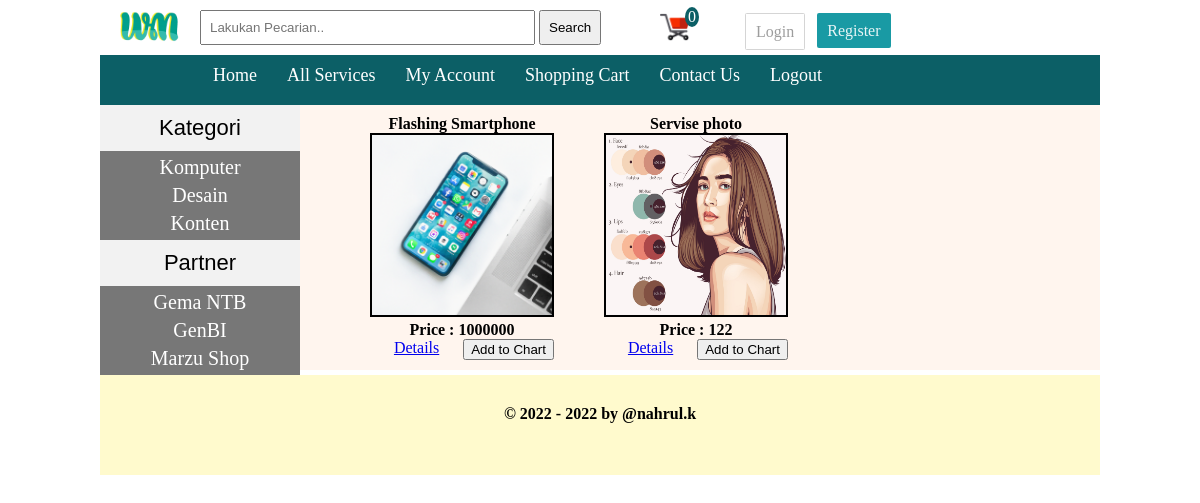
The page /index.php?cat=1 on the database its author committed.
### tables this page shows
CREATE TABLE `categories` (
  `cat_id` int(100) NOT NULL,
  `cat_title` varchar(100) NOT NULL
);

CREATE TABLE `partner` (
  `brand_id` int(100) NOT NULL,
  `brand_title` varchar(250) NOT NULL
);

CREATE TABLE `product` (
  `product_id` int(100) NOT NULL,
  `product_cat` int(100) NOT NULL,
  `product_brand` int(100) NOT NULL,
  `product_title` varchar(255) NOT NULL,
  `product_price` int(100) NOT NULL,
  `product_desc` text NOT NULL,
  `product_image` text NOT NULL,
  `product_keywords` varchar(255) NOT NULL
);

### functions/functions.php (the view, shortened to what this page needs)
<?php
$servername = "localhost";
$username = "root";
$con = new mysqli($servername, $username, "", "warung_media");
function total_items(){
    global $con;
    $ip = get_ip();
    $run_items = mysqli_query($con, "SELECT * from cart where ip_address='$ip'");
    echo $count_items = mysqli_num_rows($run_items);
}
function get_ip() {
    if (!empty($_SERVER['HTTP_CLIENT_IP'])){
        $ip = $_SERVER['HTTP_CLIENT_IP'];
    } elseif(!empty($_SERVER['HTTP_X_FORWARDED_FOR'])){
        $ip = $_SERVER['HTTP_X_FORWARDED_FOR'];
    }else {
        $ip = $_SERVER['REMOTE_ADDR'];
    }
    return $ip;
}
function getCats() {
    global $con;
    $get_cats = "select * from categories";
    $run_cats = mysqli_query($con, $get_cats);
    while($row_cats=mysqli_fetch_array($run_cats)) {
        $cat_id = $row_cats['cat_id'];
        $cat_title = $row_cats['cat_title'];
        echo "<li><a href='index.php?cat=$cat_id'>$cat_title</a></li>";
    };
}
function getPartner(){
    global $con;
    $get_brands = "select * from partner";
    $run_brands = mysqli_query($con, $get_brands);
    while($row_brands=mysqli_fetch_array($run_brands)) {
        $brand_id = $row_brands['brand_id'];
        $brand_title = $row_brands['brand_title'];
        echo "<li><a href='index.php?brand=$brand_id'>$brand_title</a></li>";
    };
}
function getProByCat() {
    global $con;
    if(isset($_GET['cat'])){
        $cat_id = $_GET['cat'];
        $get_cat_pro = "SELECT * from product where product_cat='$cat_id'";
        $run_cat_pro = mysqli_query($con, $get_cat_pro);
        while ($row_cat_pro = mysqli_fetch_array($run_cat_pro)){
            $pro_id = $row_cat_pro['product_id'];
            $pro_title = $row_cat_pro['product_title'];
            $pro_price = $row_cat_pro['product_price'];
            $pro_image = $row_cat_pro['product_image'];
            echo "
            <div id='single_product'>
                <h3>$pro_title</h3>
                <img src='admin_area/product_images/$pro_image' width='180' height='180'>
                <p><b>Price : $pro_price</b></p>
                <a href='details.php?pro_id=$pro_id'>Details</a>
                <a href='index.php?add_cart=$pro_id'>
                    <button style='float:right'> Add to Chart</button>
                </a>
            </div>
            ";
        }
    }
}
?>

### includes/header.php (shortened to what this page needs)
<?php
include ("functions/functions.php");
?>
<!DOCTYPE html>
<html lang="en">
<head>
    <link rel="stylesheet" href="styles/style.css" media="all">
</head>
<body>
<div class="main_wrapper">
       <div class="header_wrapper">
            <div class="header_logo">
                <a href="index.php">
                    <img id="logo" src="images/icon-logo.png" >
                </a>
            </div>
            <div id="form">
                <form action="result.php" method="get" enctype="multipart/form-data">
                    <input type="text" name="user_query" placeholder="Lakukan Pecarian..">
                    <input type="submit" name="search" value="Search">
                </form>
            </div>
            <div class="cart">
                <ul>
                    <li class="dropdown_header_cart">
                        <div id="notification_total_art" class="shopping-cart">
                            <img src="images/cart.png" id="cart_image">
                            <div class="noti_cart_number" style="background: #0c5f66; color: #fff; position: absolute; top: -5px; left: 40px; padding: 1px 3px 1px 3px; border-radius: 100%;">
                            <?php
                            total_items();
                            ?>
                            </div>
                        </div>
                    </li>
                </ul>
            </div>
            <?php if(!isset($_SESSION['user_id'])) { ?>
            <div class="register_login">
                <div class="login"><a href="index.php?action=login">Login</a></div>
                <div class="register"><a href="register.php">Register</a></div>
            </div>
            <?php } ?>
        </div>
        <div class="menubar">
            <ul id="menu">
                <li><a href="index.php">Home</a></li>
                <li><a href="all_products.php">All Services</a></li>
                <li><a href="my_account.php">My Account</a></li>
                <li><a href="cart.php">Shopping Cart</a></li>
                <li><a href="contact.php">Contact Us</a></li>
                <li><a href="logout.php">Logout</a></li>
            </ul>
        </div>

### index.php (shortened to what this page needs)
<?php
include ('includes/header.php');
?>
        <div class="content_wrapper">
            <?php  if(!isset($_GET['action'])) { ?>
            <div id="sidebar">
               <div id="sidebar_title">Kategori</div>
               <ul id="cats">
                <?php
                    getCats();
                ?>
               </ul>
                <div id="sidebar_title">Partner</div>
                <ul id="cats">
                <?php
                    getPartner();
                ?>
                </ul>
           </div>
           <div id="content_area">
               <div id="product_box">
                <?php getProByCat(); ?>
               </div>
           </div>
        <?php }else { ?>
        <?php include('login.php'); } ?>
        </div>
    <?php
    include ('includes/footer.php');
    ?>

### includes/footer.php
<div id="footer">
    <h2 style="text-align : center; padding-top: 30px;">&copy; 2022 - <?php echo date("Y");?> by @nahrul.k</h2>
    </div>
</div>
</body>
</html>

### styles/style.css (style rules this page uses)
html, body, div, span, applet, object, iframe, h1, h2, h3, h4, h5, h6, p, blockquote, pre, a, abbr, acronym, address, big, cite, code, del, dfn, em, img, ins, kbd, q, s, samp, small, strike, strong, sub, sup, tt, var, b, u, i, center, dl, dt, dd, ol, ul, li, fieldset, form, label, legend, table, caption, tbody, tfoot, thead, tr, th, td, article, aside, canvas, details, embed, figure, figcaption, footer, header, hgroup, menu, nav, output, ruby, section, summary, time, mark, audio, video { margin: 0; padding: 0; border: 0; font-size: 100%; vertical-align: baseline; }
.main_wrapper { width: 1000px; height: auto; margin: auto; background-color: #fff; }
.header_wrapper { width: 100%; height: 55px; margin: auto; background: #fff; }
.header_logo { float: left; }
.header_logo img { width: 100px; }
.header_logo a { margin: 0; padding: 0; }
.menubar { width: 1000px; height: 50px; background: #0c5f66; }
.menubar a { color: #fff; }
#sidebar { width: 200px; background: rgba(105, 105, 105, 0.9); float: left; height: auto; }
#sidebar_title { background: rgba(255, 255, 255, 0.9); color: #000; font-size: 22px; font-family: arial; padding: 10px; text-align: center; }
#cats { text-align: center; }
#cats li { list-style: none; margin: 5px; }
#cats a { color: #fff; padding: 8px; margin: 5px; text-align: center; font-size: 20px; text-decoration: none; font-family: Cambria, Cochin, Georgia, Times, 'Times New Roman', serif; }
#menu { padding: 0; margin: 0; line-height: 40px; float: left; }
#menu li { list-style: none; display: inline; }
#menu a { text-decoration: none; padding: 8px; margin: 5px; font-size: 18px; }
#form { float: left; width: 45%; margin-top: 10px; }
#form input { padding: 8px; }
#form input[type=text] { width: 70%; }
.cart { float: left; margin: 5px 10px 0px 15px; cursor: pointer; height: 35px; padding-top: 7px; position: relative; top: 0px; right: 20px; width: 60px; text-align: center; z-index: 1000; }
.cart ul { padding: 0; margin: 0; list-style: none; position: relative; width: auto; z-index: 1; }
.register_login { float: left; width: 150px; margin: 10px 0px 0px 30px; }
.register_login a { text-decoration: none; }
.login a { color: rgba(146, 146, 146, 0.9); }
.register a { color: rgba(255, 255, 255, 0.9); }
.login { position: relative; top: 3px; float: left; height: 35px; right: 20px; line-height: 35px; padding: 0px 10px 0px 10px; margin: 0; color: #a0a0a0; cursor: pointer; position: relative; display: inline; border: 0.1px solid rgba(209, 209, 209, 0.9); border-radius: 1.5px; }
.register { position: relative; top: 3px; float: left; height: 35px; right: 15px; line-height: 35px; padding: 0px 10px 0px 10px; margin: 0 0 0 7px; color: #fff; cursor: pointer; position: relative; display: inline; background: rgba(0, 144, 155, 0.9); border: 0.01px; border-radius: 2px; }
.cart img { width: 30px; }
.content_wrapper { width: 1000px; margin: auto; }
#content_area { width: 800px; float: right; background: #fff5ee; }
#product_box { width: 780px; text-align: center; margin-left: 30px; margin-bottom: 10px; }
#single_product { float: left; margin-left: 30px; padding: 10px; }
#single_product img { border: 2px solid #000; }
#footer { width: 1000px; height: 100px; background: lemonchiffon; clear: both; }

### rows shown on the page
categories: cat_title "Komputer"
categories: cat_title "Desain"
categories: cat_title "Konten"
partner: brand_title "Gema NTB"
partner: brand_title "GenBI"
partner: brand_title "Marzu Shop"
product: product_title "Flashing Smartphone", product_image (picture), product_price "1000000"
product: product_title "Servise photo", product_image (picture), product_price "122"

### other values the page prints
$count_items = mysqli_num_rows($run_items) "0"
